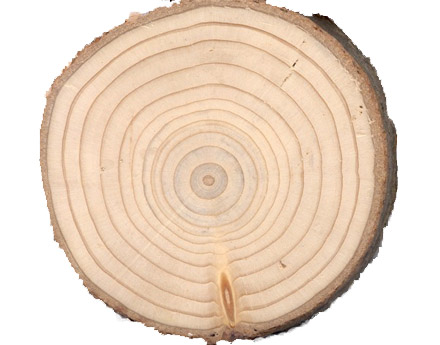
#> input picture treering.jpg, 440 x 345 px, found by its file name
$ python image_gray.py
#> lines starting #> are read from the running program, lines starting #| are printed output that depends on the picture; after the words box and inside, x2 and y2 are one past the last pixel; in counts of white or black regions, pixels touching at a corner belong together
import cv2
import matplotlib.pyplot as plt
from PIL import Image
import numpy as np
import matplotlib.cm as cm

IMG_DIR = '/Users/christopherjohnson/Desktop/Shed/'
originalImage = cv2.imread(IMG_DIR+ 'treering.jpg')
#> originalImage is the input picture: shape (345, 440, 3); mean B, G, R 197.3, 215, 234.4
grayImage = cv2.cvtColor(originalImage, cv2.COLOR_BGR2GRAY)
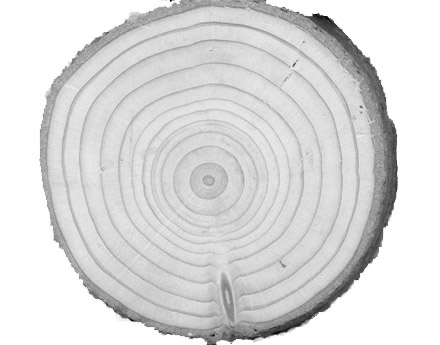
#> grayImage: shape (345, 440); min 1, max 255, mean 218.8


(thresh3, blackAndWhiteImage3) = cv2.threshold(grayImage, 200, 255, cv2.THRESH_BINARY)
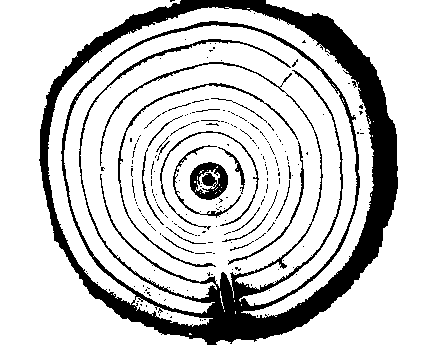
#> blackAndWhiteImage3: shape (345, 440); 80.8% white; 204 black regions (179 under 20 px), largest, box (x1, y1, x2, y2) and area: (39, 0, 398, 345) 24566, (190, 162, 228, 200) 907, (118, 83, 298, 267) 831

blur = cv2.GaussianBlur((blackAndWhiteImage3),(3,3),0)
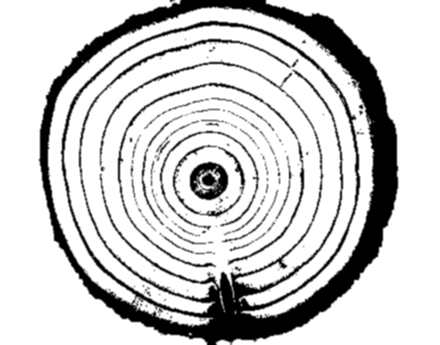
#> blur: shape (345, 440); min 0, max 255, mean 206

y,x = blur.shape
#> y = 345; x = 440


#circle vars
xcen = int(x/2)
#> xcen = 220
ycen = int(y/2)
#> ycen = 172
rad = 50
cwidth = 1

#line vars
xbeg = 0
ybeg = int(y/2)
#> ybeg = 172
xend = int(x)
#> xend = 440
yend = int(y/2)
#> yend = 172
lwidth = 1

#draw shapes
#cv2.circle(originalImage,(xcen,ycen), rad, (0,0,255), cwidth)
cv2.line(originalImage,(xbeg,ybeg),(xend,yend),(255,0,0),lwidth)
cv2.line(originalImage,(xbeg,ybeg+2),(xend,yend+2),(255,0,0),lwidth)
cv2.line(originalImage,(xbeg,ybeg-2),(xend,yend-2),(255,0,0),lwidth)
cv2.line(originalImage,(xbeg,ybeg+6),(xend,yend+6),(0,0,255),lwidth)
cv2.line(originalImage,(xbeg,ybeg-6),(xend,yend-6),(0,0,255),lwidth)
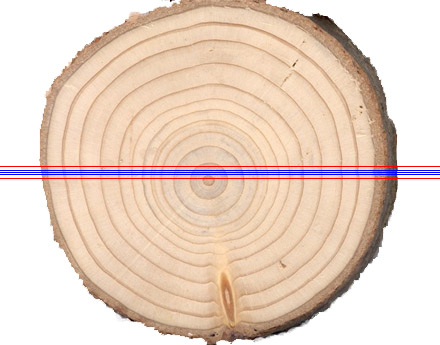
#> originalImage: shape (345, 440, 3); mean B, G, R 196.8, 211.9, 232.5


#print(blur[yend])
xblur = np.arange(x)
#> xblur = 440 values from 0 to 439
print(yend)
#| 172


images1 = {'Orig': originalImage,
        'Blur': blur,
          }

fig = plt.figure(figsize=(10,10))
ax = []

rows = 2
columns = 1
keys = list(images1.keys())
#> keys = ['Orig', 'Blur']
# [5 lines of commented-out code are left out]
ax.append( fig.add_subplot(3, 1, 1) )
plt.imshow(images1[keys[0]], origin='lower')
ax.append( fig.add_subplot(3, 1, 2) )
plt.imshow(images1[keys[1]], origin='lower')
ax.append( fig.add_subplot(3, 1, 3) )
#plt.plot(xblur,blur[yend],'k')
#plt.plot(xblur,blur[yend+2],'g')
#plt.plot(xblur,blur[yend-2],'r')
plt.plot(xblur,blur[yend+6],'b')
#plt.plot(xblur,blur[yend-4],'c')
plt.show()
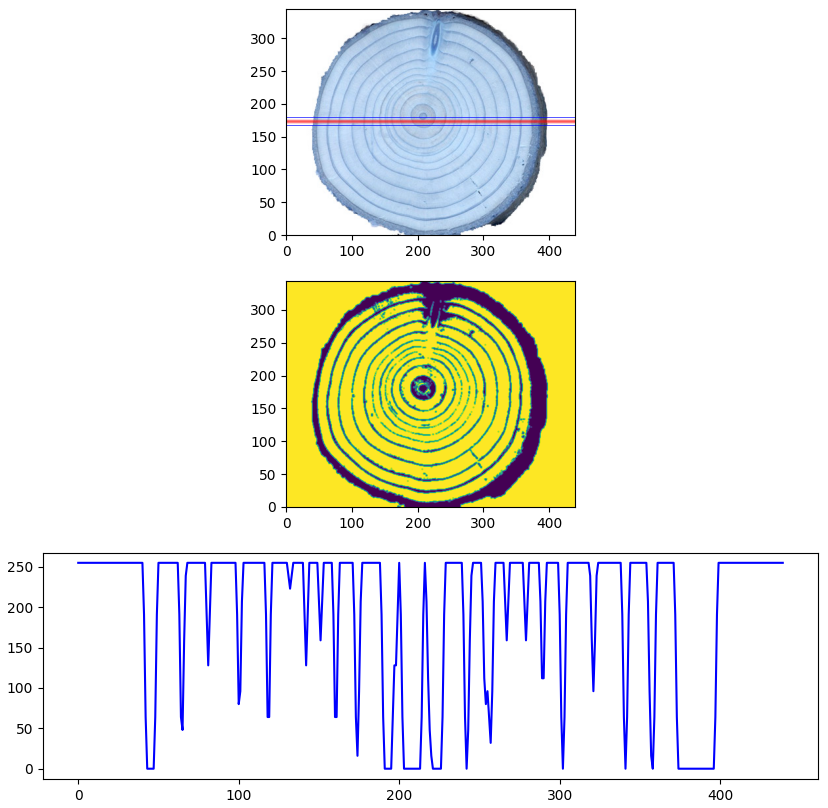
#> figure drawn by matplotlib, 3 panels; B, G, R data is drawn as R, G, B; panel 3: curve peaks at x = 0, y = 255
